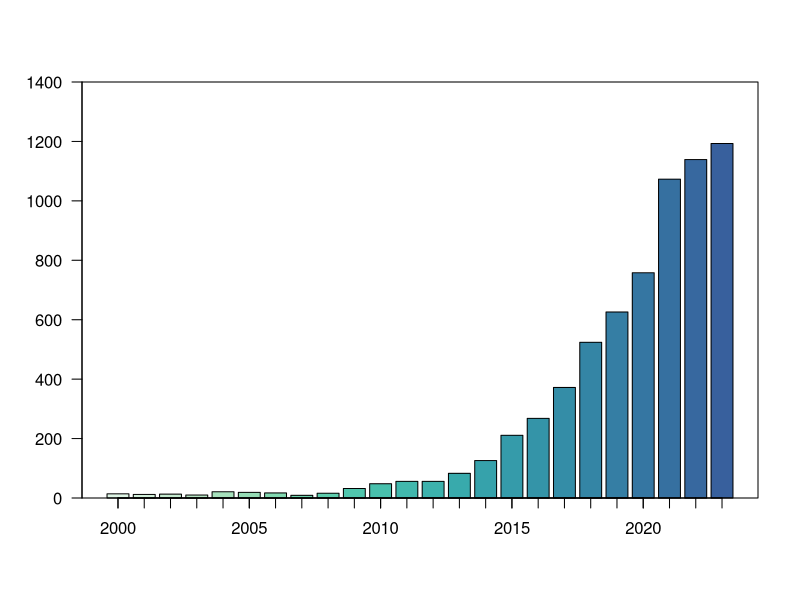

Source code (R):
### Bar plot of the publication counts through time

x <- read.csv("Raw_data/PubMed_Timeline_Results_by_Year.csv", skip=1)

x <- x[order(x$Year),]

x <- x[x$Year %in% 2000:2023,]

sum(x$Count)

pdf("Figures/Publication_count.pdf", height=5)

b <- barplot(x$Count, col=rev(viridis::mako(40)), ylim=c(0,1400), axes=F)

# axis(1, labels=2000:2023, at=b, las=2)
axis(1, labels=seq(2000, 2020, 5), at=b[seq(1, 23, 5)])
axis(1, labels=NA, at=b)

axis(2, las=2)

box()

dev.off()